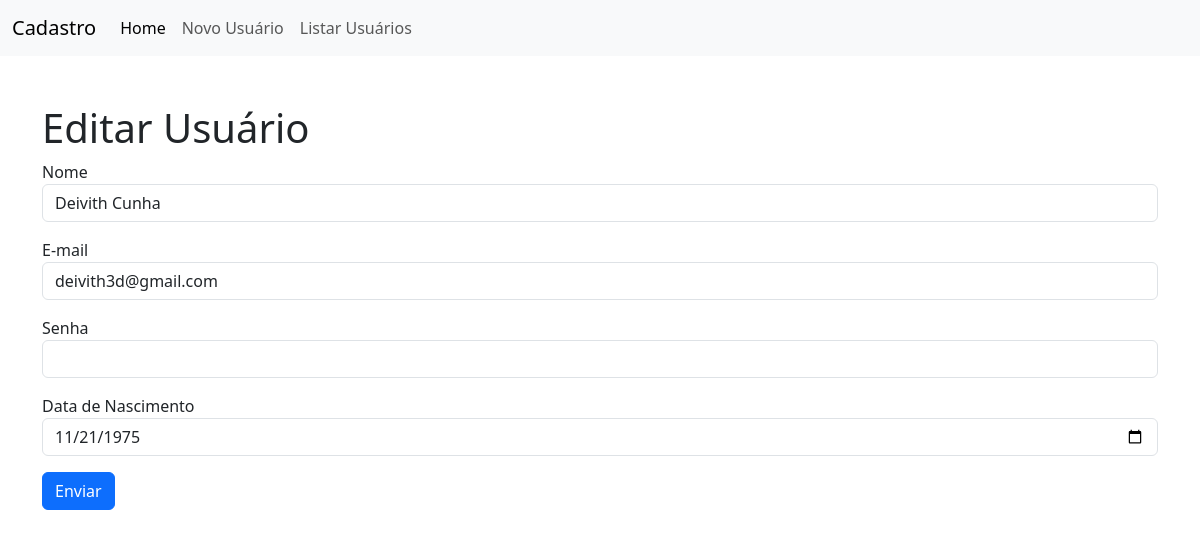
The app's page /App/index.php?page=editar&id=1 with its own data.
### tables this page shows
CREATE TABLE `usuario` (
  `idUser` int NOT NULL AUTO_INCREMENT,
  `nomeUser` varchar(45) DEFAULT NULL,
  `emailUser` varchar(255) DEFAULT NULL,
  `senhaUser` varchar(255) DEFAULT NULL,
  `dataNasUser` date DEFAULT NULL,
  PRIMARY KEY (`idUser`)
);

### App/controller/PessoaController.php (called while the page is built, shortened)
<?php
class PessoaController
{
    public static function pegaPessoaPeloId(int $Id)
    {
        include 'model/PessoaModel.php';
        $model = new PessoaModel();
        $model->id = $Id;
        return $model->pegaPessoaPeloId($Id);
    }
}

### App/model/PessoaModel.php (called while the page is built, shortened)
<?php
class PessoaModel
{
    public function pegaPessoaPeloId(int $Id)
    {
        include 'DAO/PessoaDAO.php';
        $dao = new PessoaDAO();
        return $dao->pegaPessoaPeloId($Id);
    }
}

### App/DAO/PessoaDAO.php (called while the page is built, shortened)
<?php
class PessoaDAO
{
    private $conn;
    public function fazConexao()
    {
       try {
            $dsn = "mysql:host=localhost:3306;dbname=cadastro";
            $this->conn = new PDO($dsn, 'root', 'root');
        }
        catch (PDOException $e) {
            echo "Erro na conexão: " . $e->getMessage();
        }
    }
    public function pegaPessoaPeloId(int $Id)
    {
        $sql= "SELECT * FROM usuario WHERE idUser=".$Id;
        $res = $this->conn->query($sql);
        $row = $res->fetch(PDO::FETCH_ASSOC);
        return $row;
    }
}

### App/view/editarusuario.php (the view, shortened to what this page needs)
<h1>Editar Usuário</h1>
<?php
    include("controller/PessoaController.php");
    $pegouId = $_REQUEST["id"];
    $row = PessoaController::pegaPessoaPeloId($pegouId);
?>
<form action="?page=alterar" method="POST">
    <div class="mb-3">
        <label>Nome</label>
        <input type="text" name="nomeUser" value="<?php print $row['nomeUser']; ?>" class="form-control">
    </div>
    <div class="mb-3">
        <label>E-mail</label>
        <input type="email" name="emailUser" value="<?php print $row['emailUser']; ?>" class="form-control">
    </div>
    <div class="mb-3">
        <label>Senha</label>
        <input type="password" name="senhaUser" class="form-control" required>
    </div>
    <div class="mb-3">
        <label>Data de Nascimento</label>
        <input type="date" name="dataNasUser" value="<?php print $row['dataNasUser']; ?>" class="form-control">
    </div>
    <div class="mb-3">
        <button type="submit" class="btn btn-primary">Enviar</button>
    </div>
</form>

### records on screen
usuario: nomeUser "Deivith Cunha", emailUser "deivith3d@gmail.com", dataNasUser "11/21/1975"
